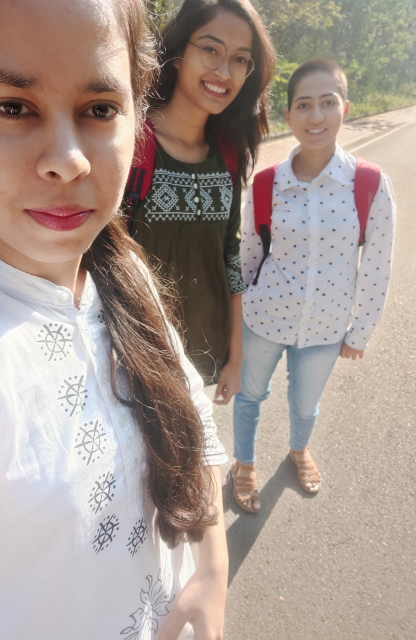
#> input picture Python/OpenCV/khaata.jpg, 832 x 1280 px, found by its file name (shown at 1/2 size)
$ python DrawLineOnImg.py
#> lines starting #> are read from the running program, lines starting #| are printed output that depends on the picture
import cv2
import numpy as np

img = cv2.imread('/Users/newmac/Documents/GayatriBasude/Python/OpenCV/khaata.jpg',-1)
#> img is the input picture: shape (1280, 832, 3); mean B, G, R 145.2, 153.2, 168.5
# 1 for color image
#0 grayscale
#-1 as it is

img=np.zeros([1000,1000,3],np.uint8)
#creates image with black backgroung
#[width,heigh,]

img=cv2.line(img,(0,0),(0,400),(255,255,100),600)
#img,pt1,pt2,color in blue-green-red,thick

img=cv2.arrowedLine(img,(0,0),(450,300),(255,255,255),50)
# #img,pt1,pt2,color in blue-green-red,thick

img=cv2.rectangle(img,(200,500),(600,700),(0,0,255),-1)
# #img,pt1,pt2,color in blue-green-red,thick

img=cv2.circle(img,(300,500),40,(0,100,255),-1)
# #img,center,radius,color in blue-green-red,thick,shift

img=cv2.putText(img,"We",(600,700),cv2.FONT_HERSHEY_SIMPLEX,4,(0,0,255),10,cv2.LINE_AA)
# #img,text,coordinate,font,fontsize,color in blue-green-red,thick,shift

cv2.imshow('ImageTitle',img)
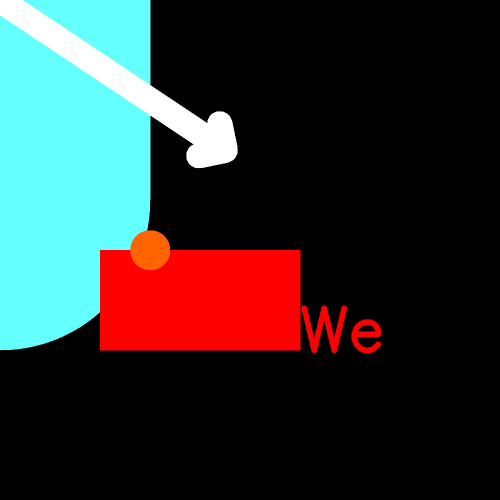
#> window 'ImageTitle': shape (1000, 1000, 3) (shown at 1/2 size); mean B, G, R 50.6, 51.1, 47.4
cv2.waitKey(5000)
#0 for permantent
cv2.destroyAllWindows()

cv2.imwrite('/Users/newmac/Documents/GayatriBasude/Python/OpenCV/khaataDrawLineOnImg.jpg',img)
